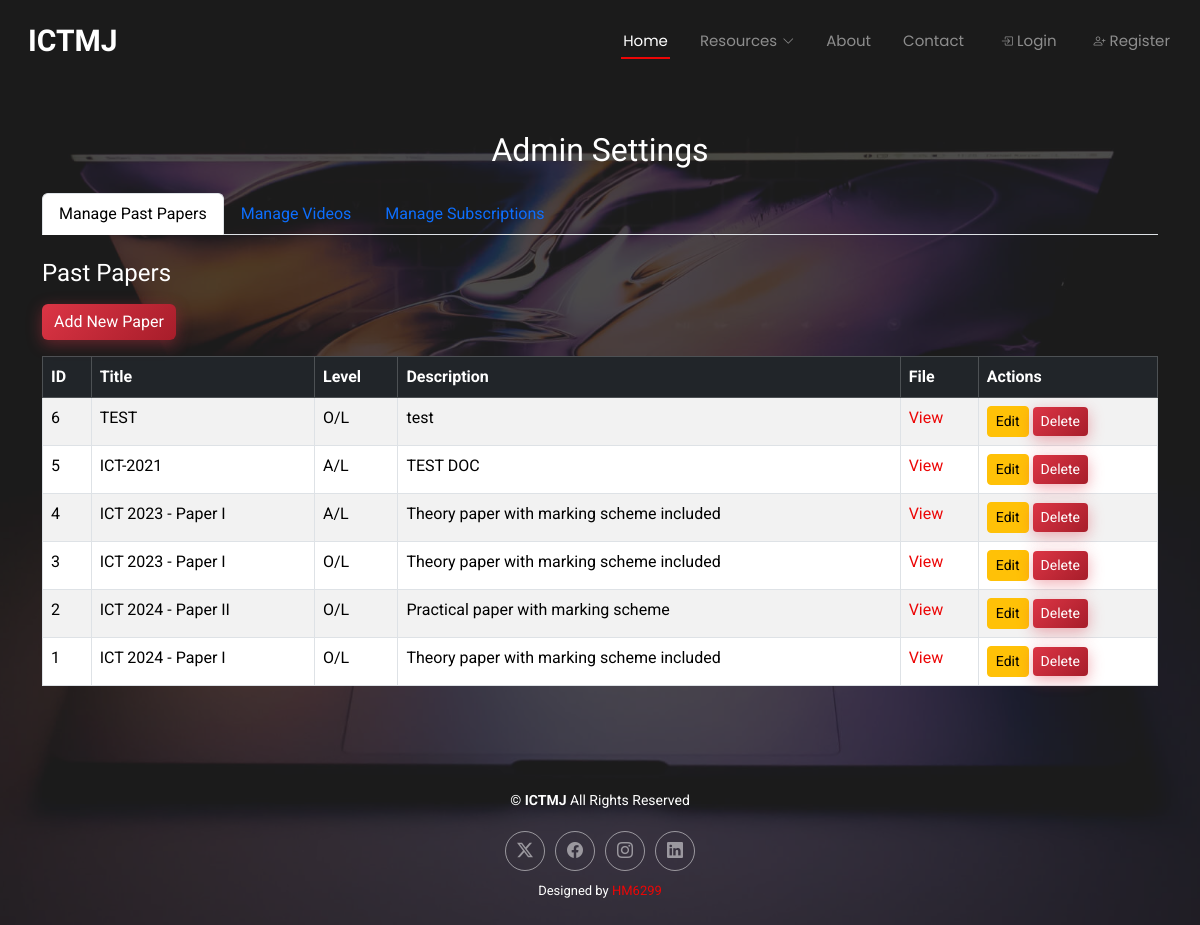
The page /settings.php on the database its author committed.
### tables this page shows
CREATE TABLE `pastpapers` (
  `id` int(11) NOT NULL,
  `title` varchar(255) NOT NULL,
  `year` year(4) NOT NULL,
  `level` enum('O/L','A/L') NOT NULL,
  `description` text DEFAULT NULL,
  `file_path` varchar(255) NOT NULL,
  `created_at` timestamp NOT NULL DEFAULT current_timestamp()
);

### settings.php (the view, shortened to what this page needs)
<?php
require_once 'forms/config.php';
?>
<?php include 'header.php'; ?>
<main class="container py-5" style="position: relative; z-index: 1; padding-top: 150px;">
    <h2 class="text-center mb-4">Admin Settings</h2>
    <ul class="nav nav-tabs mb-4" id="settingsTabs" role="tablist">
        <li class="nav-item" role="presentation">
            <button class="nav-link active" id="papers-tab" data-bs-toggle="tab" data-bs-target="#papers" type="button" role="tab" aria-controls="papers" aria-selected="true">
                Manage Past Papers
            </button>
        </li>
        <li class="nav-item" role="presentation">
            <button class="nav-link" id="videos-tab" data-bs-toggle="tab" data-bs-target="#videos" type="button" role="tab" aria-controls="videos" aria-selected="false">
                Manage Videos
            </button>
        </li>
        <li class="nav-item" role="presentation">
            <button class="nav-link" id="subscriptions-tab" data-bs-toggle="tab" data-bs-target="#subscriptions" type="button" role="tab" aria-controls="subscriptions" aria-selected="false">
                Manage Subscriptions
            </button>
        </li>
    </ul>
    <div class="tab-content" id="settingsTabsContent">
        <div class="tab-pane fade show active" id="papers" role="tabpanel" aria-labelledby="papers-tab">
            <h4 class="mb-3">Past Papers</h4>
            <a href="add_paper.php" class="btn btn-danger mb-3">Add New Paper</a>
            <div class="table-responsive">
                <table class="table table-bordered table-striped">
                    <thead class="table-dark">
                        <tr>
                            <th>ID</th>
                            <th>Title</th>
                            <th>Level</th>
                            <th>Description</th>
                            <th>File</th>
                            <th>Actions</th>
                        </tr>
                    </thead>
                    <tbody>
                        <?php
                        $stmt = $pdo->query("SELECT * FROM pastpapers ORDER BY id DESC");
                        $papers = $stmt->fetchAll(PDO::FETCH_ASSOC);
                        if ($papers) {
                            foreach ($papers as $paper) {
                                echo "<tr>
                                    <td>{$paper['id']}</td>
                                    <td>{$paper['title']}</td>
                                    <td>{$paper['level']}</td>
                                    <td>{$paper['description']}</td>
                                    <td><a href='{$paper['file_path']}' target='_blank'>View</a></td>
                                    <td>
                                        <a href='edit_paper.php?id={$paper['id']}' class='btn btn-sm btn-warning'>Edit</a>
                                        <a href='delete_paper.php?id={$paper['id']}' class='btn btn-sm btn-danger' onclick='return confirm(\"Are you sure?\")'>Delete</a>
                                    </td>
                                </tr>";
                            }
                        } else {
                            echo "<tr><td colspan='6' class='text-center'>No papers found.</td></tr>";
                        }
                        ?>
                    </tbody>
                </table>
            </div>
        </div>
    </div>
</main>
<?php include 'footer.php'; ?>

### assets/css/main.css (style rules this page uses)
:root { --default-font: "Roboto", system-ui, -apple-system, "Segoe UI", Roboto, "Helvetica Neue", Arial, "Noto Sans", "Liberation Sans", sans-serif, "Apple Color Emoji", "Segoe UI Emoji", "Segoe UI Symbol", "Noto Color Emoji"; --heading-font: "Raleway", sans-serif; --nav-font: "Poppins", sans-serif; }
:root { --background-color: #ffffff; --default-color: #ffffff; --heading-color: #ffffff; --accent-color: #ec0606; --surface-color: #ffffff; --contrast-color: #ffffff; }
:root { --nav-color: rgba(255, 255, 255, 0.5); --nav-hover-color: #ffffff; --nav-mobile-background-color: #ffffff; --nav-dropdown-background-color: #ffffff; --nav-dropdown-color: #ffffff; --nav-dropdown-hover-color: #ec0606; }
:root { scroll-behavior: smooth; }
body { color: var(--default-color); background-color: var(--background-color); font-family: var(--default-font); background: url(../img/bg.jpg) top center no-repeat; background-size: cover; position: relative; }
body::before { content: ""; position: absolute; left: 0; right: 0; top: 0; bottom: 0; background: rgba(34, 34, 34, 0.8); }
a { color: var(--accent-color); text-decoration: none; transition: 0.3s; }
h1, h2, h3, h4, h5, h6 { color: var(--heading-color); font-family: var(--heading-font); }
.btn-danger { background: linear-gradient(135deg, #dc3545 0%, #a71d2a 100%); border: none; box-shadow: 0 4px 15px rgba(220, 53, 69, 0.4); transition: all 0.3s ease; }

### rows shown on the page
pastpapers: id "6", title "TEST", level "O/L", description "test"
pastpapers: id "5", title "ICT-2021", level "A/L", description "TEST DOC"
pastpapers: id "4", title "ICT 2023 - Paper I", level "A/L", description "Theory paper with marking scheme included"
pastpapers: id "3", title "ICT 2023 - Paper I", level "O/L", description "Theory paper with marking scheme included"
pastpapers: id "2", title "ICT 2024 - Paper II", level "O/L", description "Practical paper with marking scheme"
pastpapers: id "1", title "ICT 2024 - Paper I", level "O/L", description "Theory paper with marking scheme included"
